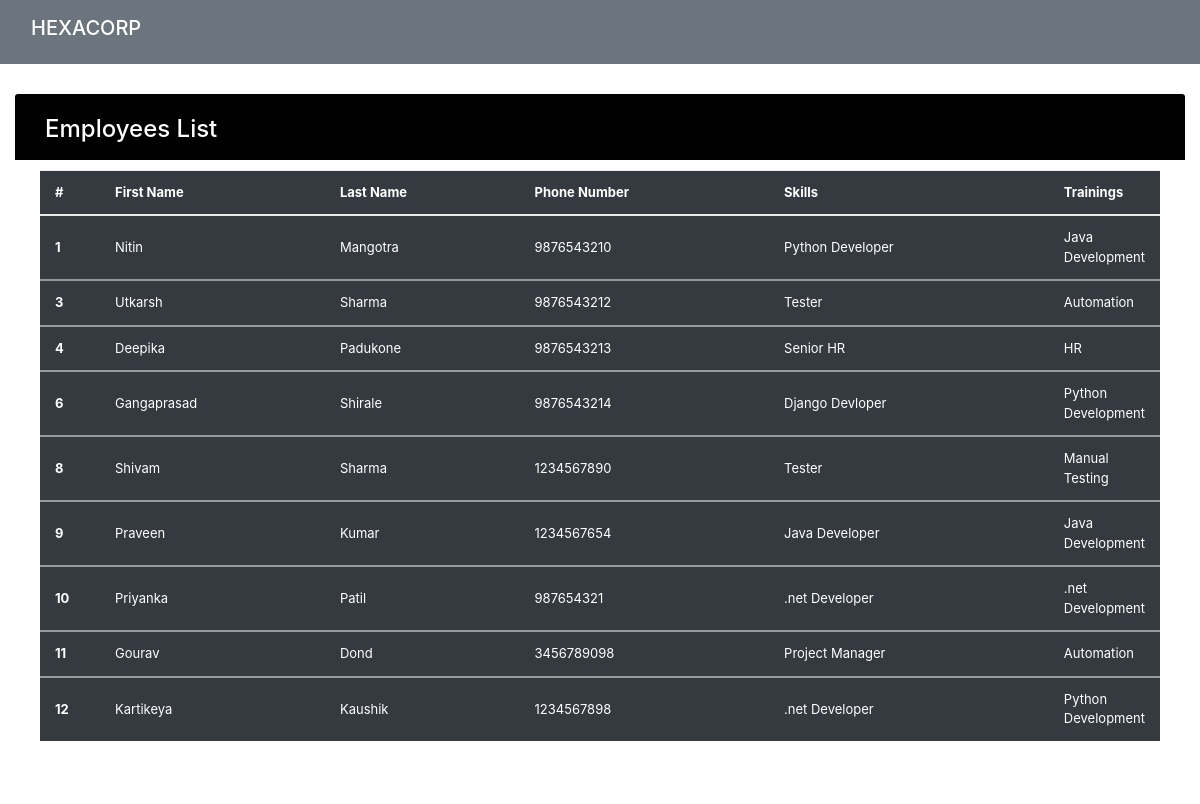
The app's page /all_emp, older data.
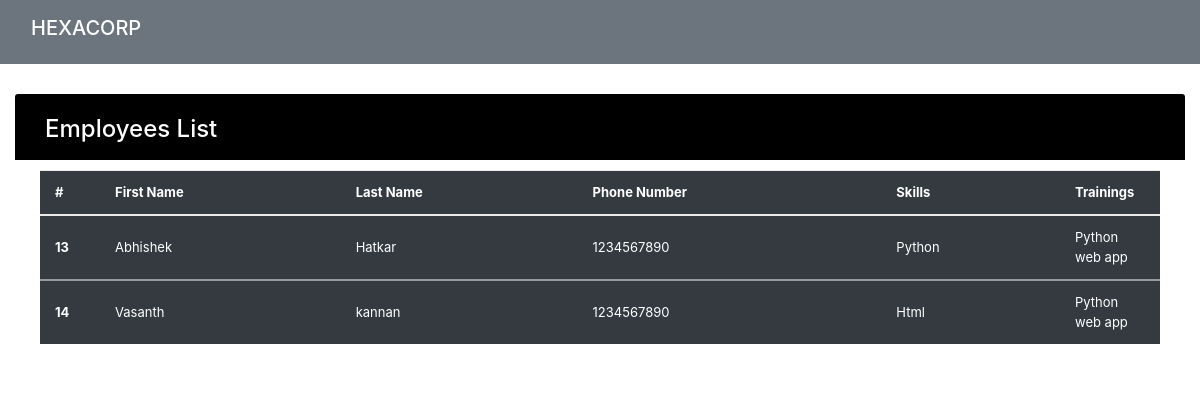
The same page, newer data.
### emp_app/models.py (models this page shows, shortened)
class Employee(models.Model):
    first_name = models.CharField(max_length=100, null=False)
    last_name = models.CharField(max_length=100)
    dept = models.ForeignKey(Department, on_delete=models.CASCADE)
    salary = models.IntegerField(default=0)
    bonus = models.IntegerField(default=0)
    role = models.ForeignKey(Role, on_delete=models.CASCADE)
    phone = models.IntegerField(default=0)
    hire_date = models.DateField()
    def __str__(self):
        return "%s %s %s" %(self.first_name, self.last_name, self.phone)

class Role(models.Model):
    name = models.CharField(max_length=100, null=False)

class Department(models.Model):
    name = models.CharField(max_length=100,null=False)
    location = models.CharField(max_length=100)

### emp_app/views.py (the view)
# urls.py: path('all_emp', views.all_emp, name='all_emp'),
def all_emp(request):
    emps = Employee.objects.all()
    context = {
        'emps': emps
    }
    print(context)
    return render(request, 'view_all_emp.html', context)

### emp_app/templates/view_all_emp.html (shortened to what this page needs)
<!DOCTYPE html>
<html lang="en">
<head>
<link rel="stylesheet" href="https://stackpath.bootstrapcdn.com/bootstrap/4.5.0/css/bootstrap.min.css">
<link rel="stylesheet" href="https://maxcdn.bootstrapcdn.com/font-awesome/4.7.0/css/font-awesome.min.css">
</head>
<body>
  <nav class="navbar navbar-dark bg-secondary">
    <div class="container-fluid">
      <a class="navbar-brand h1" href="/">HEXACORP</a>
    </div>
  </nav>
<div class="container-fluid">
	<div class="table-responsive">
		<div class="table-wrapper">
			<div class="table-title">
				<div class="row">
					<div class="col-md -6">
						<h2>Employees List</h2>
					</div>
					<div class="col-md-1">
					</div>
				</div>
			</div>
			<table class="table table-dark">
				<thead>
				  <tr>
					<th scope="col">#</th>
					<th scope="col">First Name</th>
					<th scope="col">Last Name</th>
					<th scope="col">Phone Number</th>
					<th scope="col">Skills</th>
					<th scope="col">Trainings</th>
				  </tr>
				</thead>
					   {% for emp in emps %}
				<tbody>
				  <tr>
					<th scope="row">{{emp.id}}</th>
					<td>{{emp.first_name}}</td>
					<td>{{emp.last_name}}</td>
					<td>{{emp.phone}}</td>
					<td>{{emp.role.name}}</td>
					<td>{{emp.dept.name}}</td>
				  </tr>
				</tbody>
					   {% endfor %}
			  </table>
</body>
</html>

Row changes from the older to the newer data that the page shows:
removed Employee: id "1", first_name "Nitin", last_name "Mangotra", phone "9876543210", role.name "Python Developer", dept.name "Java Development"
removed Employee: id "3", first_name "Utkarsh", last_name "Sharma", phone "9876543212", role.name "Tester", dept.name "Automation"
removed Employee: id "4", first_name "Deepika", last_name "Padukone", phone "9876543213", role.name "Senior HR", dept.name "HR"
removed Employee: id "6", first_name "Gangaprasad", last_name "Shirale", phone "9876543214", role.name "Django Devloper", dept.name "Python Development"
removed Employee: id "8", first_name "Shivam", last_name "Sharma", phone "1234567890", role.name "Tester", dept.name "Manual Testing"
removed Employee: id "9", first_name "Praveen", last_name "Kumar", phone "1234567654", role.name "Java Developer", dept.name "Java Development"
removed Employee: id "10", first_name "Priyanka", last_name "Patil", phone "987654321", role.name ".net Developer", dept.name ".net Development"
removed Employee: id "11", first_name "Gourav", last_name "Dond", phone "3456789098", role.name "Project Manager", dept.name "Automation"
removed Employee: id "12", first_name "Kartikeya", last_name "Kaushik", phone "1234567898", role.name ".net Developer", dept.name "Python Development"
added Employee: id "13", first_name "Abhishek", last_name "Hatkar", phone "1234567890", role.name "Python", dept.name "Python web app"
added Employee: id "14", first_name "Vasanth", last_name "kannan", phone "1234567890", role.name "Html", dept.name "Python web app"
